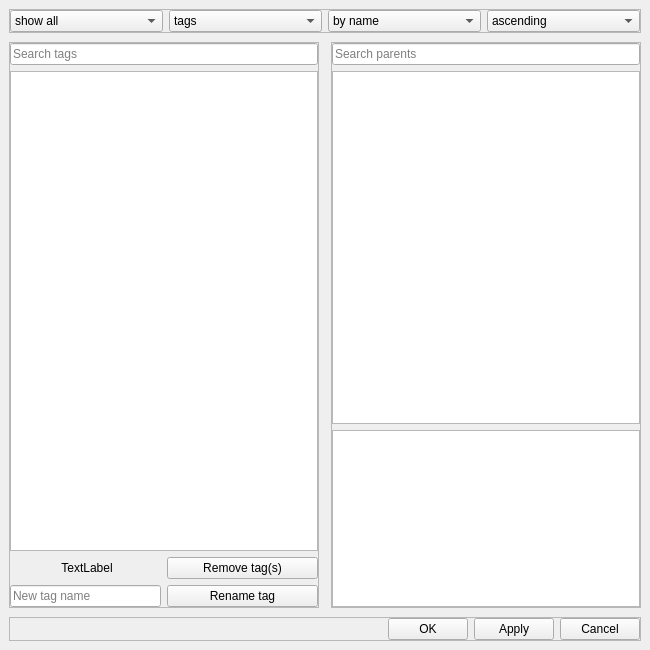
<?xml version="1.0" encoding="UTF-8"?>
<ui version="4.0">
 <class>TagManager</class>
 <widget class="QDialog" name="TagManager">
  <property name="windowModality">
   <enum>Qt::ApplicationModal</enum>
  </property>
  <property name="geometry">
   <rect>
    <x>0</x>
    <y>0</y>
    <width>650</width>
    <height>650</height>
   </rect>
  </property>
  <property name="windowTitle">
   <string>Tag Manager</string>
  </property>
  <property name="modal">
   <bool>true</bool>
  </property>
  <layout class="QGridLayout" name="gridLayout">
   <property name="leftMargin">
    <number>9</number>
   </property>
   <property name="topMargin">
    <number>9</number>
   </property>
   <property name="rightMargin">
    <number>9</number>
   </property>
   <property name="bottomMargin">
    <number>9</number>
   </property>
   <property name="horizontalSpacing">
    <number>12</number>
   </property>
   <property name="verticalSpacing">
    <number>9</number>
   </property>
   <item row="0" column="0" colspan="2">
    <widget class="QFrame" name="comboFrame">
     <property name="frameShape">
      <enum>QFrame::StyledPanel</enum>
     </property>
     <property name="frameShadow">
      <enum>QFrame::Raised</enum>
     </property>
     <layout class="QHBoxLayout" name="horizontalLayout_2">
      <property name="leftMargin">
       <number>0</number>
      </property>
      <property name="topMargin">
       <number>0</number>
      </property>
      <property name="rightMargin">
       <number>0</number>
      </property>
      <property name="bottomMargin">
       <number>0</number>
      </property>
      <item>
       <widget class="QComboBox" name="tagChildDropDown">
        <item>
         <property name="text">
          <string>show all</string>
         </property>
        </item>
        <item>
         <property name="text">
          <string>show child</string>
         </property>
        </item>
       </widget>
      </item>
      <item>
       <widget class="QComboBox" name="tagTypeDropDown">
        <item>
         <property name="text">
          <string>tags</string>
         </property>
        </item>
        <item>
         <property name="text">
          <string>yt tags</string>
         </property>
        </item>
       </widget>
      </item>
      <item>
       <widget class="QComboBox" name="tagSortDropDown">
        <item>
         <property name="text">
          <string>by name</string>
         </property>
        </item>
        <item>
         <property name="text">
          <string>by video count</string>
         </property>
        </item>
       </widget>
      </item>
      <item>
       <widget class="QComboBox" name="tagSortDirDropDown">
        <item>
         <property name="text">
          <string>ascending</string>
         </property>
        </item>
        <item>
         <property name="text">
          <string>descending</string>
         </property>
        </item>
       </widget>
      </item>
     </layout>
    </widget>
   </item>
   <item row="1" column="1">
    <widget class="QFrame" name="rightFrame">
     <property name="sizePolicy">
      <sizepolicy hsizetype="Preferred" vsizetype="Preferred">
       <horstretch>1</horstretch>
       <verstretch>0</verstretch>
      </sizepolicy>
     </property>
     <property name="frameShape">
      <enum>QFrame::StyledPanel</enum>
     </property>
     <property name="frameShadow">
      <enum>QFrame::Raised</enum>
     </property>
     <layout class="QVBoxLayout" name="verticalLayout_2">
      <property name="leftMargin">
       <number>0</number>
      </property>
      <property name="topMargin">
       <number>0</number>
      </property>
      <property name="rightMargin">
       <number>0</number>
      </property>
      <property name="bottomMargin">
       <number>0</number>
      </property>
      <item>
       <widget class="QLineEdit" name="parentTagSearchBar">
        <property name="toolTip">
         <string>Filter tag list by typing</string>
        </property>
        <property name="text">
         <string/>
        </property>
        <property name="placeholderText">
         <string>Search parents</string>
        </property>
        <property name="clearButtonEnabled">
         <bool>true</bool>
        </property>
       </widget>
      </item>
      <item>
       <widget class="QListView" name="parentTagListAlpha">
        <property name="sizePolicy">
         <sizepolicy hsizetype="Expanding" vsizetype="Expanding">
          <horstretch>0</horstretch>
          <verstretch>2</verstretch>
         </sizepolicy>
        </property>
        <property name="editTriggers">
         <set>QAbstractItemView::NoEditTriggers</set>
        </property>
       </widget>
      </item>
      <item>
       <widget class="QListView" name="parentTagListBeta">
        <property name="sizePolicy">
         <sizepolicy hsizetype="Expanding" vsizetype="Expanding">
          <horstretch>0</horstretch>
          <verstretch>1</verstretch>
         </sizepolicy>
        </property>
        <property name="editTriggers">
         <set>QAbstractItemView::NoEditTriggers</set>
        </property>
       </widget>
      </item>
     </layout>
    </widget>
   </item>
   <item row="2" column="0" colspan="2">
    <widget class="QFrame" name="buttonFrame">
     <property name="frameShape">
      <enum>QFrame::StyledPanel</enum>
     </property>
     <property name="frameShadow">
      <enum>QFrame::Raised</enum>
     </property>
     <layout class="QHBoxLayout" name="horizontalLayout">
      <property name="leftMargin">
       <number>0</number>
      </property>
      <property name="topMargin">
       <number>0</number>
      </property>
      <property name="rightMargin">
       <number>0</number>
      </property>
      <property name="bottomMargin">
       <number>0</number>
      </property>
      <item>
       <spacer name="horizontalSpacer">
        <property name="orientation">
         <enum>Qt::Horizontal</enum>
        </property>
        <property name="sizeHint" stdset="0">
         <size>
          <width>40</width>
          <height>20</height>
         </size>
        </property>
       </spacer>
      </item>
      <item>
       <widget class="QPushButton" name="okButton">
        <property name="text">
         <string>OK</string>
        </property>
        <property name="autoDefault">
         <bool>false</bool>
        </property>
        <property name="default">
         <bool>false</bool>
        </property>
       </widget>
      </item>
      <item>
       <widget class="QPushButton" name="applyButton">
        <property name="text">
         <string>Apply</string>
        </property>
        <property name="autoDefault">
         <bool>false</bool>
        </property>
       </widget>
      </item>
      <item>
       <widget class="QPushButton" name="cancelButton">
        <property name="text">
         <string>Cancel</string>
        </property>
        <property name="autoDefault">
         <bool>false</bool>
        </property>
       </widget>
      </item>
     </layout>
    </widget>
   </item>
   <item row="1" column="0">
    <widget class="QFrame" name="leftFrame">
     <property name="sizePolicy">
      <sizepolicy hsizetype="Preferred" vsizetype="Preferred">
       <horstretch>1</horstretch>
       <verstretch>0</verstretch>
      </sizepolicy>
     </property>
     <property name="frameShape">
      <enum>QFrame::StyledPanel</enum>
     </property>
     <property name="frameShadow">
      <enum>QFrame::Raised</enum>
     </property>
     <layout class="QGridLayout" name="gridLayout_2">
      <property name="leftMargin">
       <number>0</number>
      </property>
      <property name="topMargin">
       <number>0</number>
      </property>
      <property name="rightMargin">
       <number>0</number>
      </property>
      <property name="bottomMargin">
       <number>0</number>
      </property>
      <property name="horizontalSpacing">
       <number>3</number>
      </property>
      <item row="0" column="0" colspan="3">
       <widget class="QLineEdit" name="tagSearchBar">
        <property name="toolTip">
         <string>Filter tag list by typing</string>
        </property>
        <property name="placeholderText">
         <string>Search tags</string>
        </property>
        <property name="clearButtonEnabled">
         <bool>true</bool>
        </property>
       </widget>
      </item>
      <item row="1" column="0" colspan="3">
       <widget class="QListView" name="tagList">
        <property name="editTriggers">
         <set>QAbstractItemView::NoEditTriggers</set>
        </property>
        <property name="selectionMode">
         <enum>QAbstractItemView::ExtendedSelection</enum>
        </property>
       </widget>
      </item>
      <item row="4" column="2">
       <widget class="QPushButton" name="renameTagButton">
        <property name="sizePolicy">
         <sizepolicy hsizetype="Expanding" vsizetype="Fixed">
          <horstretch>1</horstretch>
          <verstretch>0</verstretch>
         </sizepolicy>
        </property>
        <property name="text">
         <string>Rename tag</string>
        </property>
        <property name="autoDefault">
         <bool>false</bool>
        </property>
       </widget>
      </item>
      <item row="3" column="0" colspan="2">
       <widget class="QLabel" name="oldTagName">
        <property name="sizePolicy">
         <sizepolicy hsizetype="Preferred" vsizetype="Fixed">
          <horstretch>0</horstretch>
          <verstretch>0</verstretch>
         </sizepolicy>
        </property>
        <property name="autoFillBackground">
         <bool>false</bool>
        </property>
        <property name="text">
         <string>TextLabel</string>
        </property>
        <property name="alignment">
         <set>Qt::AlignCenter</set>
        </property>
       </widget>
      </item>
      <item row="4" column="0">
       <widget class="QLineEdit" name="newTagName">
        <property name="sizePolicy">
         <sizepolicy hsizetype="Expanding" vsizetype="Fixed">
          <horstretch>1</horstretch>
          <verstretch>0</verstretch>
         </sizepolicy>
        </property>
        <property name="placeholderText">
         <string>New tag name</string>
        </property>
        <property name="clearButtonEnabled">
         <bool>true</bool>
        </property>
       </widget>
      </item>
      <item row="3" column="2">
       <widget class="QPushButton" name="removeTagButton">
        <property name="sizePolicy">
         <sizepolicy hsizetype="Expanding" vsizetype="Fixed">
          <horstretch>1</horstretch>
          <verstretch>0</verstretch>
         </sizepolicy>
        </property>
        <property name="text">
         <string>Remove tag(s)</string>
        </property>
        <property name="checkable">
         <bool>false</bool>
        </property>
        <property name="checked">
         <bool>false</bool>
        </property>
        <property name="autoDefault">
         <bool>false</bool>
        </property>
        <property name="flat">
         <bool>false</bool>
        </property>
       </widget>
      </item>
     </layout>
    </widget>
   </item>
  </layout>
 </widget>
 <resources/>
 <connections/>
</ui>
